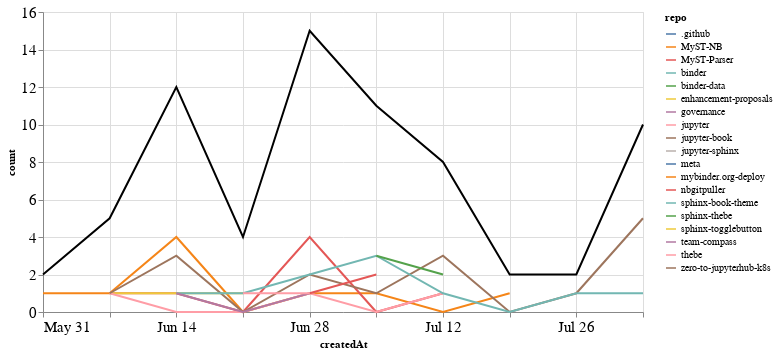

Notebook source saved alongside this figure:
### Markdown cell above
## PRs

### Code cell
prs_time = prs.groupby('repo').resample('W', on='createdAt').count()['author'].reset_index()
prs_time = prs_time.rename(columns={'author': 'count'})
prs_time_total = prs_time.groupby('createdAt').agg({"count": "sum"}).reset_index()

ch1 = alt.Chart(prs_time, width=600).mark_line().encode(
    x='createdAt',
    y='count',
    color='repo',
    tooltip="repo"
)

ch2 = alt.Chart(prs_time_total, width=600).mark_line(color="black").encode(
    x='createdAt',
    y='count',
)

ch1 + ch2

### Figure 1 — Vega-Lite specification as saved in the notebook (floating-point values rounded to 4 significant figures)
{"config": {"axisLeft": {"labelFontSize": 15}, "axisBottom": {"labelFontSize": 15}}, "layer": [{"data": {"name": "data-0d1619f915b7d4d502d056b1a1208c2e"}, "mark": "line", "encoding": {"color": {"type": "nominal", "field": "repo"}, "tooltip": {"type": "nominal", "field": "repo"}, "x": {"type": "temporal", "field": "createdAt"}, "y": {"type": "quantitative", "field": "count"}}, "width": 600}, {"data": {"name": "data-1538d4f3c7162655452350efff74aa38"}, "mark": {"type": "line", "color": "black"}, "encoding": {"x": {"type": "temporal", "field": "createdAt"}, "y": {"type": "quantitative", "field": "count"}}, "width": 600}], "$schema": "https://vega.github.io/schema/vega-lite/v4.8.1.json", "datasets": {"data-0d1619f915b7d4d502d056b1a1208c2e": [{"repo": ".github", "createdAt": "2020-08-02T00:00:00", "count": 2}, {"repo": "MyST-NB", "createdAt": "2020-05-31T00:00:00", "count": 1}, {"repo": "MyST-NB", "createdAt": "2020-06-07T00:00:00", "count": 1}, {"repo": "MyST-NB", "createdAt": "2020-06-14T00:00:00", "count": 4}, {"repo": "MyST-NB", "createdAt": "2020-06-21T00:00:00", "count": 0}, {"repo": "MyST-NB", "createdAt": "2020-06-28T00:00:00", "count": 1}, {"repo": "MyST-NB", "createdAt": "2020-07-05T00:00:00", "count": 1}, {"repo": "MyST-NB", "createdAt": "2020-07-12T00:00:00", "count": 0}, {"repo": "MyST-NB", "createdAt": "2020-07-19T00:00:00", "count": 1}, {"repo": "MyST-Parser", "createdAt": "2020-06-07T00:00:00", "count": 1}, {"repo": "MyST-Parser", "createdAt": "2020-06-14T00:00:00", "count": 1}, {"repo": "MyST-Parser", "createdAt": "2020-06-21T00:00:00", "count": 0}, {"repo": "MyST-Parser", "createdAt": "2020-06-28T00:00:00", "count": 4}, {"repo": "MyST-Parser", "createdAt": "2020-07-05T00:00:00", "count": 0}, {"repo": "MyST-Parser", "createdAt": "2020-07-12T00:00:00", "count": 1}, {"repo": "binder", "createdAt": "2020-06-28T00:00:00", "count": 1}, {"repo": "binder-data", "createdAt": "2020-06-21T00:00:00", "count": 1}, {"repo": "enhancement-proposals", "createdAt": "2020-06-07T00:00:00", "count": 1}, {"repo": "enhancement-proposals", "createdAt": "2020-06-14T00:00:00", "count": 1}, {"repo": "enhancement-proposals", "createdAt": "2020-06-21T00:00:00", "count": 1}, {"repo": "governance", "createdAt": "2020-05-31T00:00:00", "count": 1}, {"repo": "jupyter", "createdAt": "2020-06-07T00:00:00", "count": 1}, {"repo": "jupyter", "createdAt": "2020-06-14T00:00:00", "count": 0}, {"repo": "jupyter", "createdAt": "2020-06-21T00:00:00", "count": 0}, {"repo": "jupyter", "createdAt": "2020-06-28T00:00:00", "count": 1}, {"repo": "jupyter", "createdAt": "2020-07-05T00:00:00", "count": 0}, {"repo": "jupyter", "createdAt": "2020-07-12T00:00:00", "count": 1}, {"repo": "jupyter-book", "createdAt": "2020-06-07T00:00:00", "count": 1}, {"repo": "jupyter-book", "createdAt": "2020-06-14T00:00:00", "count": 3}, {"repo": "jupyter-book", "createdAt": "2020-06-21T00:00:00", "count": 0}, {"repo": "jupyter-book", "createdAt": "2020-06-28T00:00:00", "count": 2}, {"repo": "jupyter-book", "createdAt": "2020-07-05T00:00:00", "count": 1}, {"repo": "jupyter-book", "createdAt": "2020-07-12T00:00:00", "count": 3}, {"repo": "jupyter-book", "createdAt": "2020-07-19T00:00:00", "count": 0}, {"repo": "jupyter-book", "createdAt": "2020-07-26T00:00:00", "count": 1}, {"repo": "jupyter-book", "createdAt": "2020-08-02T00:00:00", "count": 5}, {"repo": "jupyter-sphinx", "createdAt": "2020-06-28T00:00:00", "count": 1}, {"repo": "meta", "createdAt": "2020-08-02T00:00:00", "count": 2}, {"repo": "mybinder.org-deploy", "createdAt": "2020-07-19T00:00:00", "count": 1}, {"repo": "nbgitpuller", "createdAt": "2020-06-28T00:00:00", "count": 1}, {"repo": "nbgitpuller", "createdAt": "2020-07-05T00:00:00", "count": 2}, {"repo": "sphinx-book-theme", "createdAt": "2020-06-14T00:00:00", "count": 1}, {"repo": "sphinx-book-theme", "createdAt": "2020-06-21T00:00:00", "count": 1}, {"repo": "sphinx-book-theme", "createdAt": "2020-06-28T00:00:00", "count": 2}, {"repo": "sphinx-book-theme", "createdAt": "2020-07-05T00:00:00", "count": 3}, {"repo": "sphinx-book-theme", "createdAt": "2020-07-12T00:00:00", "count": 1}, {"repo": "sphinx-book-theme", "createdAt": "2020-07-19T00:00:00", "count": 0}, {"repo": "sphinx-book-theme", "createdAt": "2020-07-26T00:00:00", "count": 1}, {"repo": "sphinx-book-theme", "createdAt": "2020-08-02T00:00:00", "count": 1}, {"repo": "sphinx-thebe", "createdAt": "2020-07-05T00:00:00", "count": 3}, {"repo": "sphinx-thebe", "createdAt": "2020-07-12T00:00:00", "count": 2}, {"repo": "sphinx-togglebutton", "createdAt": "2020-06-14T00:00:00", "count": 1}, {"repo": "team-compass", "createdAt": "2020-06-14T00:00:00", "count": 1}, {"repo": "team-compass", "createdAt": "2020-06-21T00:00:00", "count": 0}, {"repo": "team-compass", "createdAt": "2020-06-28T00:00:00", "count": 1}, {"repo": "thebe", "createdAt": "2020-06-21T00:00:00", "count": 1}, {"repo": "thebe", "createdAt": "2020-06-28T00:00:00", "count": 1}, {"repo": "zero-to-jupyterhub-k8s", "createdAt": "2020-07-05T00:00:00", "count": 1}], "data-1538d4f3c7162655452350efff74aa38": [{"createdAt": "2020-05-31T00:00:00", "count": 2}, {"createdAt": "2020-06-07T00:00:00", "count": 5}, {"createdAt": "2020-06-14T00:00:00", "count": 12}, {"createdAt": "2020-06-21T00:00:00", "count": 4}, {"createdAt": "2020-06-28T00:00:00", "count": 15}, {"createdAt": "2020-07-05T00:00:00", "count": 11}, {"createdAt": "2020-07-12T00:00:00", "count": 8}, {"createdAt": "2020-07-19T00:00:00", "count": 2}, {"createdAt": "2020-07-26T00:00:00", "count": 2}, {"createdAt": "2020-08-02T00:00:00", "count": 10}]}}
